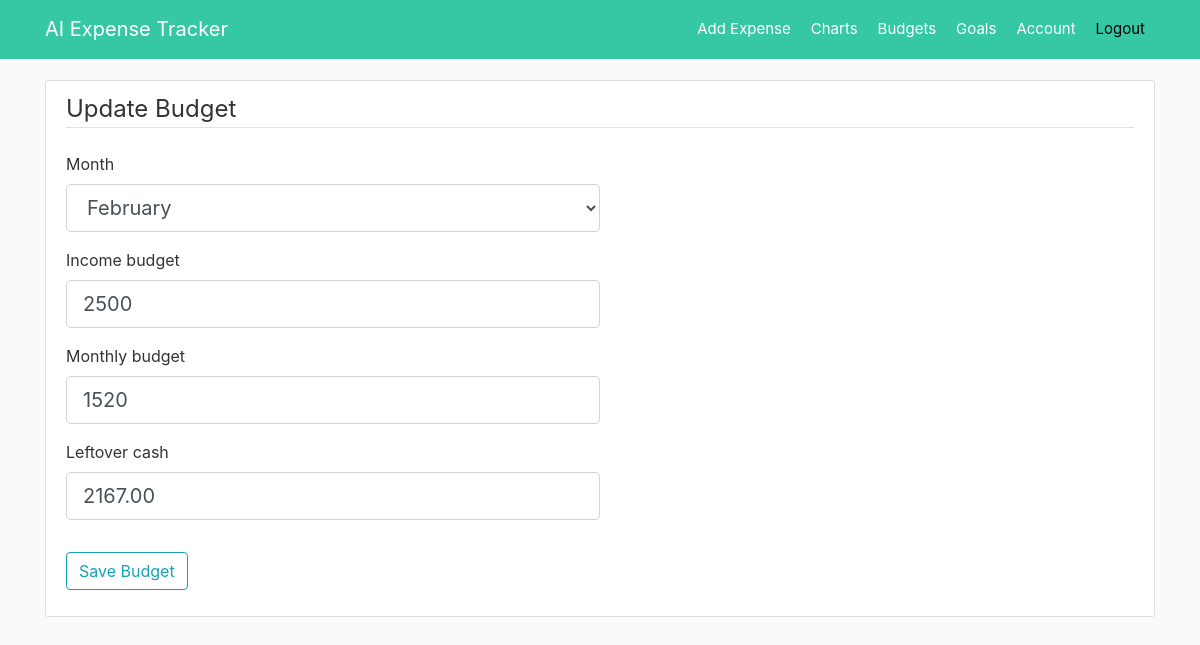
The page /budget/2/update (signed in) on the database its author committed.
### app/models.py (models this page shows, shortened)
class Budget(db.Model):
    id = db.Column(db.Integer, primary_key=True)
    month = db.Column(db.String(20), unique=True, nullable=False, default="")
    income = db.Column(db.Integer, nullable=False, default=0)
    budget = db.Column(db.Integer, nullable=False, default=0)
    left_cash = db.Column(db.Numeric(precision=8, asdecimal=False,
                                     decimal_return_scale=2), nullable=False, default=0)
    user_id = db.Column(db.Integer, db.ForeignKey('user.id'), nullable=False)
    date_posted = db.Column(db.DateTime, nullable=False)

### app/budgets/routes.py (the view)
@budgets.route("/budget/<int:budget_id>/update", methods=['GET', 'POST'])
@login_required
def budget_update(budget_id):
    budget = Budget.query.get_or_404(budget_id)
    form = BudgetUpdateForm()
    if form.validate_on_submit():
        if percent_saving(form.income.data, form.budget.data):
            if budget.month != form.month.data or budget.income != form.income.data or budget.left_cash != form.left_cash.data or budget.budget != form.budget.data:
                budget.id = get_date_str_to_num(form.month.data)
                budget.month = form.month.data
                budget.income = form.income.data
                budget.budget = form.budget.data
                budget.left_cash = form.left_cash.data
                budget.date_posted = datetime.now()
                db.session.commit()
                flash('Your budget has been updated!', 'success')
                return redirect(url_for('budgets.list_budget'))
            else:
                flash('There is no update!', 'danger')
        else:
            flash(
                'Please enter the income higher than your budget', 'danger')
    elif request.method == 'GET':
        m = get_date_str_to_num(budget.month)
        form.month.data = budget.month
        form.income.data = budget.income
        form.budget.data = budget.budget
        form.left_cash.data = budget.income - get_total_expenses(m)[0]
    return render_template('budget_update.html', title='Update Budget',
                           form=form, legend='Update Budget', budget_id=budget_id)

### app/budgets/forms.py (shortened to what this page needs)
class BudgetUpdateForm(FlaskForm):
    month = SelectField("Month", choices=["January", "February", "March", "April", "May", "June", "July", "August", "September", "October", "November", "December"],
                        validators=[DataRequired()])
    income = IntegerField('Income budget', validators=[DataRequired()])
    budget = IntegerField('Monthly budget', validators=[DataRequired()])
    left_cash = DecimalField('Leftover cash', validators=[DataRequired()])
    submit = SubmitField('Save Budget')

### app/budgets/utils.py (called while the page is built)
def get_date_str_to_num(str):
    return datetime.strptime(str, '%B').month

def get_total_expenses(m):
    from_date = datetime(2023, m, 1)
    to_date = datetime(2023, m, 28) if m == 2 else datetime(2023, m, 30)
    sum = Expense.query.with_entities(
        db.func.round(db.func.sum(Expense.amount), 2)).filter(Expense.date_spend >= from_date, Expense.date_spend <= to_date).all()[0]
    print(sum)
    return sum

### app/models.py (called while the page is built)
@login_manager.user_loader
def load_user(user_id):
    return User.query.get(int(user_id))

### app/templates/budget_update.html (shortened to what this page needs)
{% extends "layout.html" %}
{% block content %}
<div class="content-section">
    <form method="POST" action="">
        <fieldset class="form-group">
            <legend class="border-bottom mb-4">{{ legend }}</legend>
            <div class="form-group">
                {{ form.month.label(class="form-control-label") }}
                {% if form.month.errors %}
                    <div class="invalid-feedback">
                        {% for error in form.month.errors %}
                            <span style="color:red">{{ error }}</span>
                        {% endfor %}
                    </div>
                {% else %}
                    {{ form.month(class="form-control form-control-lg col-6") }}
                {% endif %}
            </div>
            <div class="form-group">
                {{ form.income.label }}
                {% if form.income.errors %}
                    {{ form.income(class="form-control form-control-lg col-6 is-invalid") }}
                    <div class="invalid-feedback">
                        {% for error in form.income.errors %}
                            <span style="color:red">{{ error }}</span>
                        {% endfor %}
                    </div>
                {% else %}
                    {{ form.income(class="form-control form-control-lg col-6") }}
                {% endif %}
            </div>
            <div class="form-group">
                {{ form.budget.label }}
                {% if form.budget.errors %}
                    {{ form.budget(class="form-control form-control-lg col-6 is-invalid") }}
                    <div class="invalid-feedback">
                        {% for error in form.budget.errors %}
                            <span style="color:red">{{ error }}</span>
                        {% endfor %}
                    </div>
                {% else %}
                    {{ form.budget(class="form-control form-control-lg col-6") }}
                {% endif %}
            </div>
            <div class="form-group">
                {{ form.left_cash.label }}
                {% if form.left_cash.errors %}
                    {{ form.left_cash(class="form-control form-control-lg col-6 is-invalid") }}
                    <div class="invalid-feedback">
                        {% for error in form.left_cash.errors %}
                            <span style="color:red">{{ error }}</span>
                        {% endfor %}
                    </div>
                {% else %}
                    {{ form.left_cash(class="form-control form-control-lg col-6") }}
                {% endif %}
            </div>
        </fieldset>
        <div class="form-group">
            {{ form.submit(class="btn btn-outline-info") }}
        </div>
    </form>
</div>
{% endblock content %}

### app/static/main.css (style rules this page uses)
body { background: #fafafa; color: #333333; margin-top: 5rem; }
*, *:before, *:after { box-sizing: border-box; }
.content-section { background: #ffffff; padding: 10px 20px; border: 1px solid #dddddd; border-radius: 3px; margin-top: 35px; margin-bottom: 20px; }

### rows shown on the page
Budget: month "February", income "2500", budget "1520", left_cash "2167.00"

### other values the page prints
{{ legend }} "Update Budget"
